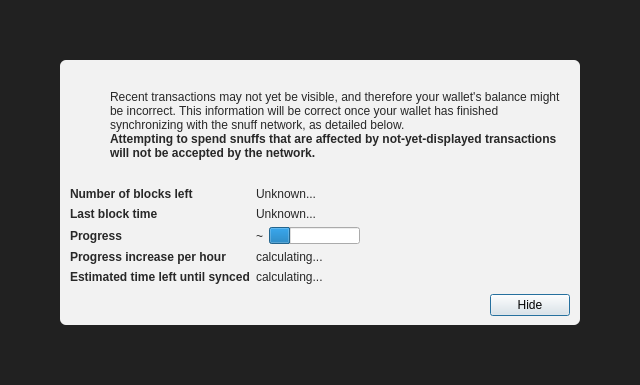
<?xml version="1.0" encoding="UTF-8"?>
<ui version="4.0">
 <class>ModalOverlay</class>
 <widget class="QWidget" name="ModalOverlay">
  <property name="geometry">
   <rect>
    <x>0</x>
    <y>0</y>
    <width>640</width>
    <height>385</height>
   </rect>
  </property>
  <property name="windowTitle">
   <string>Form</string>
  </property>
  <layout class="QVBoxLayout" name="verticalLayout" stretch="0">
   <property name="sizeConstraint">
    <enum>QLayout::SetDefaultConstraint</enum>
   </property>
   <property name="leftMargin">
    <number>0</number>
   </property>
   <property name="topMargin">
    <number>0</number>
   </property>
   <property name="rightMargin">
    <number>0</number>
   </property>
   <property name="bottomMargin">
    <number>0</number>
   </property>
   <item>
    <widget class="QWidget" name="bgWidget" native="true">
     <property name="styleSheet">
      <string notr="true">#bgWidget { background: rgba(0,0,0,220); }</string>
     </property>
     <layout class="QVBoxLayout" name="verticalLayoutMain" stretch="1">
      <property name="leftMargin">
       <number>60</number>
      </property>
      <property name="topMargin">
       <number>60</number>
      </property>
      <property name="rightMargin">
       <number>60</number>
      </property>
      <property name="bottomMargin">
       <number>60</number>
      </property>
      <item>
       <widget class="QWidget" name="contentWidget" native="true">
        <property name="styleSheet">
         <string notr="true">#contentWidget { background: rgba(255,255,255,240); border-radius: 6px; }

QLabel { color: rgb(40,40,40);  }</string>
        </property>
        <layout class="QVBoxLayout" name="verticalLayoutSub" stretch="1,0,0,0">
         <property name="spacing">
          <number>0</number>
         </property>
         <property name="leftMargin">
          <number>10</number>
         </property>
         <property name="topMargin">
          <number>10</number>
         </property>
         <property name="rightMargin">
          <number>10</number>
         </property>
         <property name="bottomMargin">
          <number>10</number>
         </property>
         <item>
          <layout class="QHBoxLayout" name="horizontalLayoutIconText" stretch="0,1">
           <property name="topMargin">
            <number>20</number>
           </property>
           <item>
            <layout class="QVBoxLayout" name="verticalLayoutIcon">
             <property name="leftMargin">
              <number>0</number>
             </property>
             <item>
              <widget class="QPushButton" name="warningIcon">
               <property name="enabled">
                <bool>false</bool>
               </property>
               <property name="text">
                <string/>
               </property>
               <property name="icon">
                <iconset>
                 <normaloff>:/icons/warning</normaloff>
                 <disabledoff>:/icons/warning</disabledoff>:/icons/warning</iconset>
               </property>
               <property name="iconSize">
                <size>
                 <width>48</width>
                 <height>48</height>
                </size>
               </property>
               <property name="flat">
                <bool>true</bool>
               </property>
              </widget>
             </item>
             <item>
              <spacer name="verticalSpacerWarningIcon">
               <property name="orientation">
                <enum>Qt::Vertical</enum>
               </property>
               <property name="sizeHint" stdset="0">
                <size>
                 <width>20</width>
                 <height>40</height>
                </size>
               </property>
              </spacer>
             </item>
            </layout>
           </item>
           <item>
            <layout class="QVBoxLayout" name="verticalLayoutInfoText">
             <property name="leftMargin">
              <number>0</number>
             </property>
             <property name="topMargin">
              <number>0</number>
             </property>
             <item>
              <widget class="QLabel" name="infoText">
               <property name="text">
                <string>Recent transactions may not yet be visible, and therefore your wallet's balance might be incorrect. This information will be correct once your wallet has finished synchronizing with the snuff network, as detailed below.</string>
               </property>
               <property name="textFormat">
                <enum>Qt::RichText</enum>
               </property>
               <property name="wordWrap">
                <bool>true</bool>
               </property>
              </widget>
             </item>
             <item>
              <widget class="QLabel" name="infoTextStrong">
               <property name="font">
                <font>
                 <weight>75</weight>
                 <bold>true</bold>
                </font>
               </property>
               <property name="text">
                <string>Attempting to spend snuffs that are affected by not-yet-displayed transactions will not be accepted by the network.</string>
               </property>
               <property name="textFormat">
                <enum>Qt::RichText</enum>
               </property>
               <property name="wordWrap">
                <bool>true</bool>
               </property>
              </widget>
             </item>
             <item>
              <spacer name="verticalSpacerInTextSpace">
               <property name="orientation">
                <enum>Qt::Vertical</enum>
               </property>
               <property name="sizeHint" stdset="0">
                <size>
                 <width>20</width>
                 <height>40</height>
                </size>
               </property>
              </spacer>
             </item>
            </layout>
           </item>
          </layout>
         </item>
         <item>
          <spacer name="verticalSpacerAfterText">
           <property name="orientation">
            <enum>Qt::Vertical</enum>
           </property>
           <property name="sizeHint" stdset="0">
            <size>
             <width>20</width>
             <height>40</height>
            </size>
           </property>
          </spacer>
         </item>
         <item>
          <layout class="QFormLayout" name="formLayout">
           <property name="fieldGrowthPolicy">
            <enum>QFormLayout::FieldsStayAtSizeHint</enum>
           </property>
           <property name="horizontalSpacing">
            <number>6</number>
           </property>
           <property name="verticalSpacing">
            <number>6</number>
           </property>
           <property name="topMargin">
            <number>10</number>
           </property>
           <item row="0" column="0">
            <widget class="QLabel" name="labelNumberOfBlocksLeft">
             <property name="font">
              <font>
               <weight>75</weight>
               <bold>true</bold>
              </font>
             </property>
             <property name="text">
              <string>Number of blocks left</string>
             </property>
            </widget>
           </item>
           <item row="0" column="1">
            <widget class="QLabel" name="numberOfBlocksLeft">
             <property name="text">
              <string>Unknown...</string>
             </property>
            </widget>
           </item>
           <item row="1" column="0">
            <widget class="QLabel" name="labelLastBlockTime">
             <property name="font">
              <font>
               <weight>75</weight>
               <bold>true</bold>
              </font>
             </property>
             <property name="text">
              <string>Last block time</string>
             </property>
            </widget>
           </item>
           <item row="1" column="1">
            <widget class="QLabel" name="newestBlockDate">
             <property name="sizePolicy">
              <sizepolicy hsizetype="Maximum" vsizetype="Preferred">
               <horstretch>0</horstretch>
               <verstretch>0</verstretch>
              </sizepolicy>
             </property>
             <property name="text">
              <string>Unknown...</string>
             </property>
            </widget>
           </item>
           <item row="2" column="0">
            <widget class="QLabel" name="labelSyncDone">
             <property name="font">
              <font>
               <weight>75</weight>
               <bold>true</bold>
              </font>
             </property>
             <property name="text">
              <string>Progress</string>
             </property>
            </widget>
           </item>
           <item row="2" column="1">
            <layout class="QHBoxLayout" name="horizontalLayoutSync" stretch="0,1">
             <item>
              <widget class="QLabel" name="percentageProgress">
               <property name="text">
                <string notr="true">~</string>
               </property>
              </widget>
             </item>
             <item>
              <widget class="QProgressBar" name="progressBar">
               <property name="value">
                <number>24</number>
               </property>
               <property name="format">
                <string/>
               </property>
              </widget>
             </item>
            </layout>
           </item>
           <item row="4" column="0">
            <widget class="QLabel" name="labelProgressIncrease">
             <property name="font">
              <font>
               <weight>75</weight>
               <bold>true</bold>
              </font>
             </property>
             <property name="text">
              <string>Progress increase per hour</string>
             </property>
            </widget>
           </item>
           <item row="4" column="1">
            <widget class="QLabel" name="progressIncreasePerH">
             <property name="text">
              <string>calculating...</string>
             </property>
            </widget>
           </item>
           <item row="5" column="0">
            <widget class="QLabel" name="labelEstimatedTimeLeft">
             <property name="font">
              <font>
               <weight>75</weight>
               <bold>true</bold>
              </font>
             </property>
             <property name="text">
              <string>Estimated time left until synced</string>
             </property>
            </widget>
           </item>
           <item row="5" column="1">
            <widget class="QLabel" name="expectedTimeLeft">
             <property name="text">
              <string>calculating...</string>
             </property>
            </widget>
           </item>
          </layout>
         </item>
         <item>
          <layout class="QHBoxLayout" name="horizontalLayoutButtons">
           <property name="leftMargin">
            <number>10</number>
           </property>
           <property name="topMargin">
            <number>10</number>
           </property>
           <item>
            <spacer name="horizontalSpacer">
             <property name="orientation">
              <enum>Qt::Horizontal</enum>
             </property>
             <property name="sizeHint" stdset="0">
              <size>
               <width>40</width>
               <height>20</height>
              </size>
             </property>
            </spacer>
           </item>
           <item>
            <widget class="QPushButton" name="closeButton">
             <property name="text">
              <string>Hide</string>
             </property>
             <property name="shortcut">
              <string>Esc</string>
             </property>
             <property name="focusPolicy">
              <enum>Qt::StrongFocus</enum>
             </property>
             <property name="default">
              <bool>true</bool>
             </property>
            </widget>
           </item>
          </layout>
         </item>
        </layout>
       </widget>
      </item>
     </layout>
    </widget>
   </item>
  </layout>
 </widget>
 <resources/>
 <connections/>
</ui>
